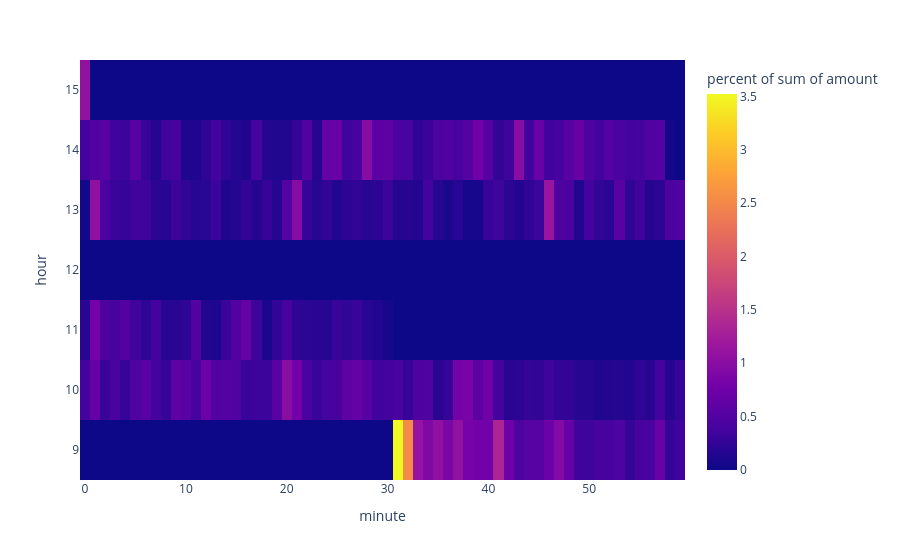

The notebook cell saved with this chart:
### Code cell
fig = px.density_heatmap(df3, x='minute',y='hour',z='amount',histfunc='sum',histnorm='percent' ,nbinsx=60,nbinsy=7)
fig.show()

### Figure 1 — Plotly figure (JSON) as saved in the notebook; plotly's stock layout.template omitted (floating-point values rounded to 4 significant figures; data arrays with more than 128 entries replaced by an {"elided": "..."} marker saying what was removed)
{"data": [{"coloraxis": "coloraxis", "histfunc": "sum", "histnorm": "percent", "hovertemplate": "minute=%{x}<br>hour=%{y}<br>percent of sum of amount=%{z}<extra></extra>", "name": "", "nbinsx": 60, "nbinsy": 7, "type": "histogram2d", "x": {"elided": "720 int values"}, "xaxis": "x", "xbingroup": "x", "y": {"elided": "720 int values"}, "yaxis": "y", "ybingroup": "y", "z": {"elided": "720 float values"}}], "layout": {"coloraxis": {"colorbar": {"title": {"text": "percent of sum of amount"}}, "colorscale": [[0, "#0d0887"], [0.1111, "#46039f"], [0.2222, "#7201a8"], [0.3333, "#9c179e"], [0.4444, "#bd3786"], [0.5556, "#d8576b"], [0.6667, "#ed7953"], [0.7778, "#fb9f3a"], [0.8889, "#fdca26"], [1, "#f0f921"]]}, "legend": {"tracegroupgap": 0}, "margin": {"t": 60}, "xaxis": {"anchor": "y", "domain": [0, 1], "title": {"text": "minute"}}, "yaxis": {"anchor": "x", "domain": [0, 1], "title": {"text": "hour"}}}}
